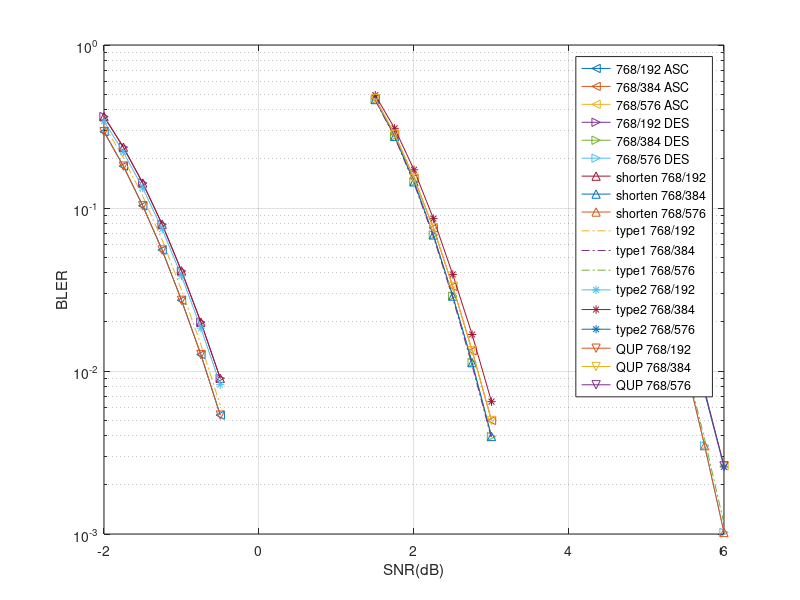

Source code (MATLAB):

clear;


% 768/192 ASC
%% GA predict BLER12-Apr-2022 12:52:12
SNR_db = [-2.000000e+00 -1.750000e+00 -1.500000e+00 -1.250000e+00 -1.000000e+00 -7.500000e-01 -5.000000e-01 ];
bler = [2.938802e-01 1.806785e-01 1.031834e-01 5.521695e-02 2.714576e-02 1.261112e-02 5.361038e-03 ];
%%%./sim_result/sc/apcASC_768_192_1_GA_predict.m
semilogy(SNR_db, bler, "-<");
hold on;

% 768/384 ASC
%% GA predict BLER12-Apr-2022 12:52:17
SNR_db = [1.500000e+00 1.750000e+00 2.000000e+00 2.250000e+00 2.500000e+00 2.750000e+00 3.000000e+00 ];
bler = [4.690917e-01 2.835999e-01 1.522570e-01 7.549777e-02 3.303187e-02 1.330901e-02 4.972029e-03 ];
%%%./sim_result/sc/apcASC_768_384_1_GA_predict.m
semilogy(SNR_db, bler, "-<");
hold on;

% 768/576 ASC
%% GA predict BLER12-Apr-2022 12:52:22
SNR_db = [4.500000e+00 4.750000e+00 5.000000e+00 5.250000e+00 5.500000e+00 5.750000e+00 6.000000e+00 ];
bler = [4.167755e-01 2.303001e-01 1.128430e-01 4.984923e-02 1.991468e-02 7.579626e-03 2.617341e-03 ];
%%%./sim_result/sc/apcASC_768_576_1_GA_predict.m
semilogy(SNR_db, bler, "-<");
hold on;


% 768/192 DES
%% GA predict BLER12-Apr-2022 12:52:28
SNR_db = [-2.000000e+00 -1.750000e+00 -1.500000e+00 -1.250000e+00 -1.000000e+00 -7.500000e-01 -5.000000e-01 ];
bler = [3.640172e-01 2.359954e-01 1.422973e-01 7.944807e-02 4.111719e-02 1.994222e-02 9.020177e-03 ];
%%%./sim_result/sc/apcDES_768_192_1_GA_predict.m
semilogy(SNR_db, bler, "->");
hold on;

% 768/384 DES
%% GA predict BLER12-Apr-2022 12:52:33
SNR_db = [1.500000e+00 1.750000e+00 2.000000e+00 2.250000e+00 2.500000e+00 2.750000e+00 3.000000e+00 ];
bler = [4.628841e-01 2.757157e-01 1.447570e-01 6.840136e-02 2.883368e-02 1.125718e-02 3.965138e-03 ];
%%%./sim_result/sc/apcDES_768_384_1_GA_predict.m
semilogy(SNR_db, bler, "->");
hold on;

% 768/576 DES
%% GA predict BLER12-Apr-2022 12:52:37
SNR_db = [4.500000e+00 4.750000e+00 5.000000e+00 5.250000e+00 5.500000e+00 5.750000e+00 6.000000e+00 ];
bler = [3.450184e-01 1.738904e-01 7.722709e-02 3.015408e-02 1.100948e-02 3.484150e-03 1.021758e-03 ];
%%%./sim_result/sc/apcDES_768_576_1_GA_predict.m
semilogy(SNR_db, bler, "->");
hold on;



% shorten 768/192
%% GA predict BLER12-Apr-2022 12:53:46
SNR_db = [-2.000000e+00 -1.750000e+00 -1.500000e+00 -1.250000e+00 -1.000000e+00 -7.500000e-01 -5.000000e-01 ];
bler = [3.640172e-01 2.359951e-01 1.422973e-01 7.944824e-02 4.111715e-02 1.994224e-02 9.020173e-03 ];
%%%./sim_result/sc/shorten_768_192_1_GA_predict.m
semilogy(SNR_db, bler, "-^");
hold on;

% shorten 768/384
%% GA predict BLER12-Apr-2022 12:53:52
SNR_db = [1.500000e+00 1.750000e+00 2.000000e+00 2.250000e+00 2.500000e+00 2.750000e+00 3.000000e+00 ];
bler = [4.628840e-01 2.757155e-01 1.447570e-01 6.840133e-02 2.883368e-02 1.125717e-02 3.965139e-03 ];
%%%./sim_result/sc/shorten_768_384_1_GA_predict.m
semilogy(SNR_db, bler, "-^");
hold on;

% shorten 768/576
%% GA predict BLER12-Apr-2022 12:53:57
SNR_db = [4.500000e+00 4.750000e+00 5.000000e+00 5.250000e+00 5.500000e+00 5.750000e+00 6.000000e+00 ];
bler = [3.450183e-01 1.738904e-01 7.722710e-02 3.015407e-02 1.100948e-02 3.484149e-03 1.021758e-03 ];
%%%./sim_result/sc/shorten_768_576_1_GA_predict.m
semilogy(SNR_db, bler, "-^");
hold on;



% type1 768/192
% GA predict BLER12-Apr-2022 12:52:43
SNR_db = [-2.000000e+00 -1.750000e+00 -1.500000e+00 -1.250000e+00 -1.000000e+00 -7.500000e-01 -5.000000e-01 ];
bler = [3.241304e-01 2.028919e-01 1.181046e-01 6.369289e-02 3.147278e-02 1.450218e-02 6.165180e-03 ];
%%%./sim_result/sc/type1_768_192_1_GA_predict.m
semilogy(SNR_db, bler, '-.'); 
hold on; 


% type1 768/384
% GA predict BLER12-Apr-2022 12:52:48
SNR_db = [1.500000e+00 1.750000e+00 2.000000e+00 2.250000e+00 2.500000e+00 2.750000e+00 3.000000e+00 ];
bler = [4.585272e-01 2.720081e-01 1.415690e-01 6.672404e-02 2.807161e-02 1.078452e-02 3.851210e-03 ];
%%%./sim_result/sc/type1_768_384_1_GA_predict.m
semilogy(SNR_db, bler, '-.'); 
hold on; 

% type1 768/576
%%17-Feb-2022 21:35:49
%%GA predict BLER12-Apr-2022 12:52:53
SNR_db = [4.500000e+00 4.750000e+00 5.000000e+00 5.250000e+00 5.500000e+00 5.750000e+00 6.000000e+00 ];
bler = [3.559759e-01 1.824607e-01 8.070924e-02 3.230165e-02 1.156434e-02 3.812312e-03 1.156534e-03 ];
%%%./sim_result/sc/type1_768_576_1_GA_predict.m
semilogy(SNR_db, bler, '-.'); 
hold on; 

% type2 768/192
%% GA predict BLER12-Apr-2022 12:52:58
SNR_db = [-2.000000e+00 -1.750000e+00 -1.500000e+00 -1.250000e+00 -1.000000e+00 -7.500000e-01 -5.000000e-01 ];
bler = [3.403889e-01 2.202545e-01 1.326697e-01 7.422827e-02 3.827861e-02 1.833155e-02 8.244658e-03 ];
%%%./sim_result/sc/type2_768_192_1_GA_predict.m
semilogy(SNR_db, bler, '-*'); 
hold on; 

% type2 768/384
%% GA predict BLER12-Apr-2022 12:53:04
SNR_db = [1.500000e+00 1.750000e+00 2.000000e+00 2.250000e+00 2.500000e+00 2.750000e+00 3.000000e+00 ];
bler = [4.925676e-01 3.080614e-01 1.716214e-01 8.608306e-02 3.913054e-02 1.674163e-02 6.486116e-03 ];
%%%./sim_result/sc/type2_768_384_1_GA_predict.m
semilogy(SNR_db, bler, '-*'); 
hold on; 



% type2 768/576
%% GA predict BLER12-Apr-2022 12:53:08
SNR_db = [4.500000e+00 4.750000e+00 5.000000e+00 5.250000e+00 5.500000e+00 5.750000e+00 6.000000e+00 ];
bler = [4.088344e-01 2.263446e-01 1.101348e-01 4.801766e-02 1.928825e-02 7.359468e-03 2.579388e-03 ];
%%%./sim_result/sc/type2_768_576_1_GA_predict.m
semilogy(SNR_db, bler, '-*'); 
hold on; 




% QUP without bit permution
%% GA predict BLER12-Apr-2022 12:54:03
SNR_db = [-2.000000e+00 -1.750000e+00 -1.500000e+00 -1.250000e+00 -1.000000e+00 -7.500000e-01 -5.000000e-01 ];
bler = [2.938802e-01 1.806785e-01 1.031834e-01 5.521695e-02 2.714576e-02 1.261112e-02 5.361038e-03 ];
%%%./sim_result/sc/QUP_without_bitreverse_768_192_1_GA_predict.m
semilogy(SNR_db, bler, "-v");
hold on; 

%% GA predict BLER12-Apr-2022 12:54:08
SNR_db = [1.500000e+00 1.750000e+00 2.000000e+00 2.250000e+00 2.500000e+00 2.750000e+00 3.000000e+00 ];
bler = [4.690917e-01 2.835999e-01 1.522570e-01 7.549777e-02 3.303187e-02 1.330901e-02 4.972029e-03 ];
%%%./sim_result/sc/QUP_without_bitreverse_768_384_1_GA_predict.m
semilogy(SNR_db, bler, "-v");
hold on; 

%% GA predict BLER12-Apr-2022 12:54:13
SNR_db = [4.500000e+00 4.750000e+00 5.000000e+00 5.250000e+00 5.500000e+00 5.750000e+00 6.000000e+00 ];
bler = [4.167755e-01 2.303001e-01 1.128430e-01 4.984923e-02 1.991468e-02 7.579626e-03 2.617341e-03 ];
%%%./sim_result/sc/QUP_without_bitreverse_768_576_1_GA_predict.m
semilogy(SNR_db, bler, "-v");




ylabel("BLER");
xlabel("SNR(dB)");
grid on;
% legend('512/128 polar' ,'576/288 ASC','576/432 ASC', '576/144 type1', '576/288 type1', '576/432 type1', '576/144 DES', '576/288 DES', '576/432 DES', '1536/768 type1', '1536/768 apc', '768/192 ASC', '768/384 ASC', '768/576 ASC');

legend(...
'768/192 ASC','768/384 ASC','768/576 ASC',...
'768/192 DES','768/384 DES','768/576 DES',...
'shorten 768/192' ,'shorten 768/384', 'shorten 768/576',...
'type1 768/192', 'type1 768/384','type1 768/576',...
'type2 768/192', 'type2 768/384','type2 768/576',...
'QUP 768/192','QUP 768/384','QUP 768/576' ...
)